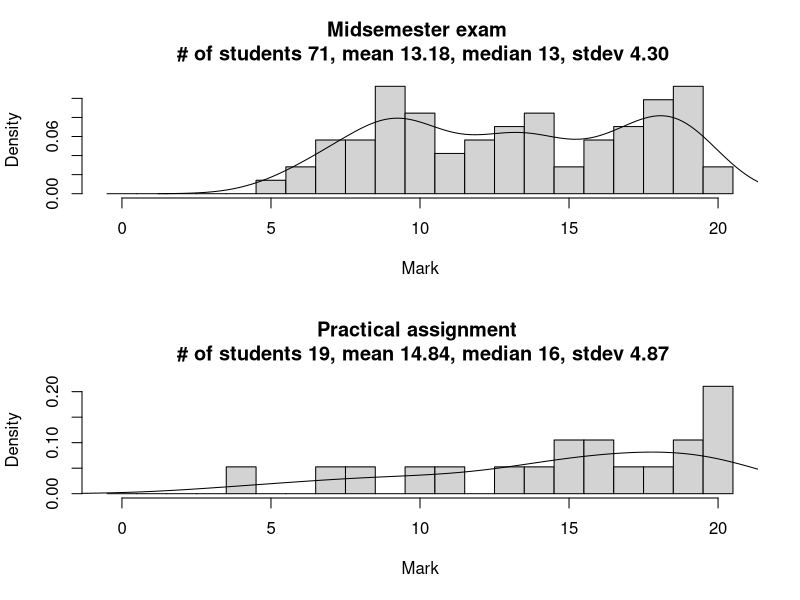

R code for this plot:
print("Generating markstats.pdf from marks.csv")

marksdata <- read.csv("marks.csv")
pdf(file='markstats.pdf', width=10, height=9)

labeledhistogram <- function(data, name, maxmark) {
hist(data,breaks=0:(maxmark+1)-0.5,prob=TRUE,xlab="Mark",main=sprintf("%s \n # of students %i, mean %.2f, median %.0f, stdev %.2f", name, length(data), mean(data), median(data), sd(data)) )
lines(density(data,bw="SJ"))
}

#layout(matrix(c(1,2,3,4), 2, 2, byrow = TRUE))
layout(matrix(c(1,2), 2, 1, byrow = TRUE))
#layout.show(2)

labeledhistogram(na.omit(marksdata$Midsem.exam), "Midsemester exam", 20)
labeledhistogram(na.omit(marksdata$Practical.assignment), "Practical assignment", 20)

#midsemmarks <- na.omit(marksdata$Midsem.exam)
#hist(midsemmarks,breaks=0:21-0.5,prob=TRUE,xlab="Marks",main=sprintf("Midsemester exam \n # of students %i,  mean %.2f, median %.0f, stdev %.2f", #length(midsemmarks), mean(midsemmarks), median(midsemmarks), sd(midsemmarks)))
#lines(density(midsemmarks,bw="SJ"))

dev.off()
